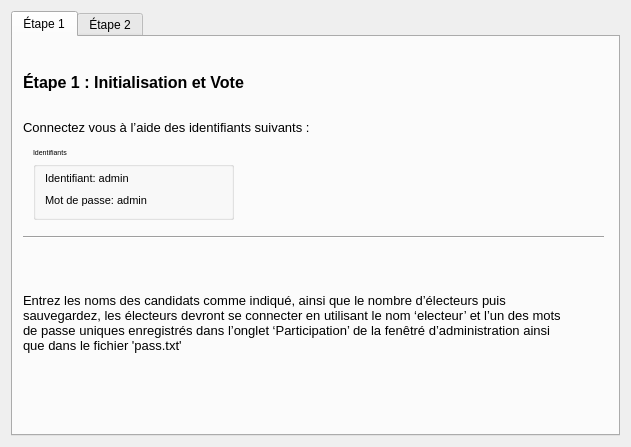
<?xml version="1.0" encoding="UTF-8"?>
<ui version="4.0">
 <class>tuto</class>
 <widget class="QDialog" name="tuto">
  <property name="geometry">
   <rect>
    <x>0</x>
    <y>0</y>
    <width>631</width>
    <height>447</height>
   </rect>
  </property>
  <property name="minimumSize">
   <size>
    <width>631</width>
    <height>447</height>
   </size>
  </property>
  <property name="maximumSize">
   <size>
    <width>631</width>
    <height>447</height>
   </size>
  </property>
  <property name="windowTitle">
   <string>Tutoriel</string>
  </property>
  <layout class="QGridLayout" name="gridLayout">
   <item row="0" column="0">
    <widget class="QTabWidget" name="tabWidget">
     <property name="currentIndex">
      <number>0</number>
     </property>
     <property name="movable">
      <bool>false</bool>
     </property>
     <widget class="QWidget" name="tab_1">
      <property name="font">
       <font>
        <pointsize>5</pointsize>
       </font>
      </property>
      <attribute name="title">
       <string>Étape 1</string>
      </attribute>
      <widget class="QLabel" name="label_6">
       <property name="geometry">
        <rect>
         <x>10</x>
         <y>220</y>
         <width>541</width>
         <height>131</height>
        </rect>
       </property>
       <property name="font">
        <font>
         <pointsize>10</pointsize>
        </font>
       </property>
       <property name="text">
        <string>Entrez les noms des candidats comme indiqué, ainsi que le nombre d’électeurs puis sauvegardez, les électeurs devront se connecter en utilisant le nom ‘electeur’ et l’un des mots de passe uniques enregistrés dans l’onglet ‘Participation’ de la fenêtré d’administration ainsi que dans le fichier 'pass.txt' </string>
       </property>
       <property name="wordWrap">
        <bool>true</bool>
       </property>
      </widget>
      <widget class="Line" name="line">
       <property name="geometry">
        <rect>
         <x>10</x>
         <y>190</y>
         <width>581</width>
         <height>20</height>
        </rect>
       </property>
       <property name="orientation">
        <enum>Qt::Horizontal</enum>
       </property>
      </widget>
      <widget class="QGroupBox" name="groupBox">
       <property name="geometry">
        <rect>
         <x>20</x>
         <y>110</y>
         <width>201</width>
         <height>73</height>
        </rect>
       </property>
       <property name="title">
        <string>Identifiants</string>
       </property>
       <layout class="QVBoxLayout" name="verticalLayout">
        <item>
         <widget class="QLabel" name="label_4">
          <property name="font">
           <font>
            <pointsize>8</pointsize>
           </font>
          </property>
          <property name="cursor">
           <cursorShape>IBeamCursor</cursorShape>
          </property>
          <property name="mouseTracking">
           <bool>false</bool>
          </property>
          <property name="text">
           <string>Identifiant: admin</string>
          </property>
          <property name="textInteractionFlags">
           <set>Qt::LinksAccessibleByMouse|Qt::TextSelectableByKeyboard|Qt::TextSelectableByMouse</set>
          </property>
         </widget>
        </item>
        <item>
         <widget class="QLabel" name="label_5">
          <property name="font">
           <font>
            <pointsize>8</pointsize>
           </font>
          </property>
          <property name="cursor">
           <cursorShape>IBeamCursor</cursorShape>
          </property>
          <property name="mouseTracking">
           <bool>false</bool>
          </property>
          <property name="text">
           <string>Mot de passe: admin</string>
          </property>
          <property name="textInteractionFlags">
           <set>Qt::LinksAccessibleByMouse|Qt::TextSelectableByKeyboard|Qt::TextSelectableByMouse</set>
          </property>
         </widget>
        </item>
       </layout>
      </widget>
      <widget class="QLabel" name="label">
       <property name="geometry">
        <rect>
         <x>10</x>
         <y>10</y>
         <width>381</width>
         <height>71</height>
        </rect>
       </property>
       <property name="font">
        <font>
         <pointsize>12</pointsize>
         <weight>75</weight>
         <bold>true</bold>
        </font>
       </property>
       <property name="text">
        <string>Étape 1 : Initialisation et Vote</string>
       </property>
       <property name="scaledContents">
        <bool>false</bool>
       </property>
      </widget>
      <widget class="QLabel" name="label_3">
       <property name="geometry">
        <rect>
         <x>10</x>
         <y>70</y>
         <width>371</width>
         <height>41</height>
        </rect>
       </property>
       <property name="font">
        <font>
         <pointsize>10</pointsize>
        </font>
       </property>
       <property name="text">
        <string>Connectez vous à l’aide des identifiants suivants :</string>
       </property>
      </widget>
     </widget>
     <widget class="QWidget" name="tab_2">
      <attribute name="title">
       <string>Étape 2</string>
      </attribute>
      <widget class="QLabel" name="label_2">
       <property name="geometry">
        <rect>
         <x>10</x>
         <y>10</y>
         <width>381</width>
         <height>71</height>
        </rect>
       </property>
       <property name="font">
        <font>
         <pointsize>12</pointsize>
         <weight>75</weight>
         <bold>true</bold>
        </font>
       </property>
       <property name="text">
        <string>Étape 2 : Dépouille des résultats </string>
       </property>
       <property name="scaledContents">
        <bool>false</bool>
       </property>
      </widget>
      <widget class="QLabel" name="label_7">
       <property name="geometry">
        <rect>
         <x>10</x>
         <y>100</y>
         <width>541</width>
         <height>181</height>
        </rect>
       </property>
       <property name="font">
        <font>
         <pointsize>10</pointsize>
        </font>
       </property>
       <property name="text">
        <string>Une fois le vote terminé, reconnectez-vous à l’aide des identifiants de l’administrateur, vous pourrez ainsi accéder aux résultats dans l’onglet ‘Résultats’, et a la liste des électeurs dans l’onglet ‘Participation’</string>
       </property>
       <property name="wordWrap">
        <bool>true</bool>
       </property>
      </widget>
     </widget>
    </widget>
   </item>
  </layout>
 </widget>
 <resources/>
 <connections/>
</ui>
